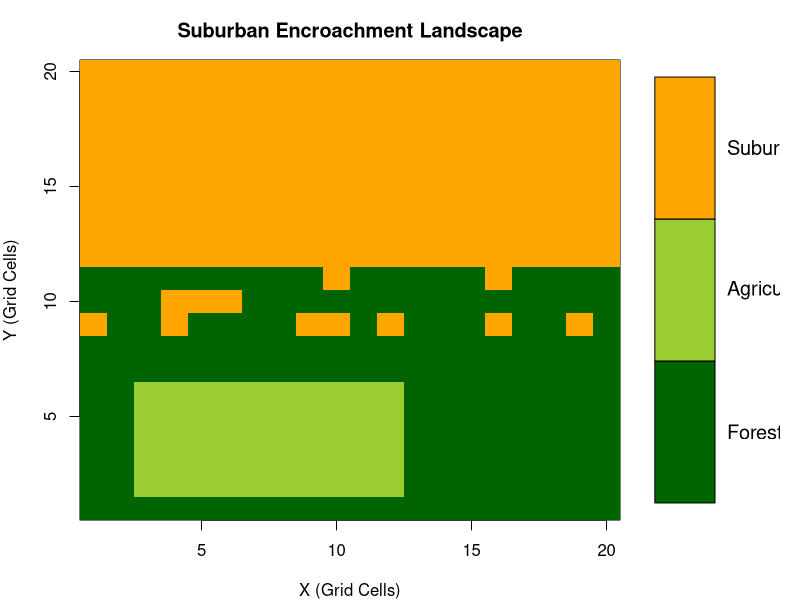

The R source for this figure:
# ==========================================================
# EEID Workshop: CWD Spatial Data Generation (Encroachment Grid)
# R Version - Scenario 5 (Option 3)
# ==========================================================

rm(list = ls())

# 1. SETUP PARAMETERS
grid_dim <- 20          
n_cells  <- grid_dim^2
n_deer   <- 60            
n_steps  <- 300          

# 2. CREATE AN ENCROACHMENT GRADIENT LANDSCAPE
# Initialize a 2D matrix
habitat_matrix <- matrix(1, nrow = grid_dim, ncol = grid_dim)

# Left Side: A large Agricultural tract nested in the wilderness (Rows 3-12, Cols 2-6)
habitat_matrix[3:12, 2:6] <- 2

# Right Side: Heavy Suburban Encroachment (Columns 12 to 20 are completely suburbanized)
habitat_matrix[, 12:20] <- 3

# Transition Zone: Add some scattered suburban pockets breaking into the forest (Columns 9-11)
set.seed(777) # For reproducible fragmentation
fragmentation_cells <- sample(which(habitat_matrix[, 9:11] == 1), 12)
# Adjust indices relative to the sub-matrix selection
sub_indices <- which(habitat_matrix == 1, arr.ind = TRUE)
sub_indices <- sub_indices[sub_indices[,2] %in% 9:11, ]
habitat_matrix[sub_indices[fragmentation_cells, ]] <- 3

# Flatten matrix to vector
habitat_types_vec <- as.vector(habitat_matrix)

# --- VISUALIZATION WITH RIGHT-SIDE COLOR LEGEND ---
layout(matrix(c(1, 2), nrow = 1), widths = c(4, 1))
par(mar = c(4, 4, 3, 1))

image(1:grid_dim, 1:grid_dim, habitat_matrix, 
      col = c("darkgreen", "yellowgreen", "orange"),
      main = "Suburban Encroachment Landscape",
      xlab = "X (Grid Cells)", ylab = "Y (Grid Cells)", axes = TRUE)

# Draw the legend panel
par(mar = c(4, 0.5, 3, 1))
plot(c(0, 1), c(0, 3), type = "n", axes = FALSE, xlab = "", ylab = "")
rect(0, 0:2, 0.5, 1:3, col = c("darkgreen", "yellowgreen", "orange"))
text(0.6, 0.5:2.5, labels = c("Forest", "Agriculture", "Suburban"), adj = 0, cex = 1.2)

layout(1) # Reset layout

# 3. SIMULATE BIASED MOVEMENT
telemetry_data <- data.frame(
  deer_id = rep(1:n_deer, each = n_steps),
  step    = rep(1:n_steps, n_deer),
  cell    = NA
)

row_idx <- 1
for (d in 1:n_deer) {
  # Deer can start anywhere, but they will naturally sort themselves out
  current_cell <- sample(1:n_cells, 1)
  
  for (t in 1:n_steps) {
    telemetry_data$cell[row_idx] <- current_cell
    
    h <- habitat_types_vec[current_cell]
    stay_prob <- if (h == 1) 0.90 else if (h == 2) 0.96 else 0.40
    
    if (runif(1) > stay_prob) {
      c <- ((current_cell - 1) %/% grid_dim) + 1
      r <- ((current_cell - 1) %% grid_dim) + 1
      
      dr <- c(-1, 1, 0, 0)
      dc <- c(0, 0, -1, 1)
      
      valid <- (r + dr) >= 1 & (r + dr) <= grid_dim & (c + dc) >= 1 & (c + dc) <= grid_dim
      possible_indices <- ((c + dc[valid]) - 1) * grid_dim + (r + dr[valid])
      
      # Bias logic
      weights <- rep(1, length(possible_indices))
      for (m in 1:length(possible_indices)) {
        target_h <- habitat_types_vec[possible_indices[m]]
        if (target_h == 2) weights[m] <- 5.0   # Highly drawn to the Ag block
        if (target_h == 3) weights[m] <- 0.1   # Highly repelled by the Suburban wall
      }
      
      current_cell <- sample(possible_indices, size = 1, prob = weights)
    }
    row_idx <- row_idx + 1
  }
}

# 4. CONSTRUCT THE ADJACENCY MATRIX (M)
C <- matrix(0, nrow = n_cells, ncol = n_cells)
for (i in 1:(nrow(telemetry_data) - 1)) {
  if (telemetry_data$deer_id[i] == telemetry_data$deer_id[i+1]) {
    C[telemetry_data$cell[i], telemetry_data$cell[i+1]] <- 
      C[telemetry_data$cell[i], telemetry_data$cell[i+1]] + 1
  }
}

M <- matrix(0, nrow = n_cells, ncol = n_cells)
for (r in 1:n_cells) {
  row_sum <- sum(C[r, ])
  if (row_sum > 0) {
    M[r, ] <- C[r, ] / row_sum
  } else {
    M[r, r] <- 1
  }
}

# 5. SAVE
saveRDS(list(M = M, habitat_types = habitat_types_vec, grid_dim = grid_dim), 
        "cwd_data_encroachment.rds")
cat("Success! 'cwd_data_encroachment.rds' generated.\n")
